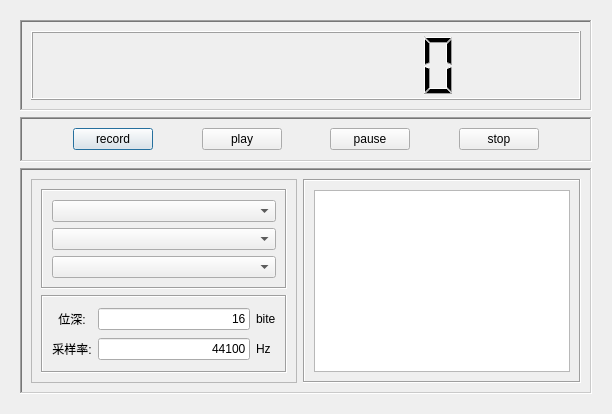
<?xml version="1.0" encoding="UTF-8"?>
<ui version="4.0">
 <class>Dialog</class>
 <widget class="QDialog" name="Dialog">
  <property name="geometry">
   <rect>
    <x>0</x>
    <y>0</y>
    <width>612</width>
    <height>414</height>
   </rect>
  </property>
  <property name="windowTitle">
   <string>Audioplayer</string>
  </property>
  <layout class="QGridLayout" name="gridLayout">
   <item row="0" column="0">
    <widget class="QFrame" name="frame_2">
     <layout class="QGridLayout" name="gridLayout_2" rowstretch="2,1,5" rowminimumheight="0,0,0">
      <item row="1" column="0">
       <widget class="QFrame" name="frame">
        <property name="frameShape">
         <enum>QFrame::WinPanel</enum>
        </property>
        <property name="frameShadow">
         <enum>QFrame::Sunken</enum>
        </property>
        <property name="lineWidth">
         <number>1</number>
        </property>
        <layout class="QHBoxLayout" name="horizontalLayout">
         <item>
          <spacer name="horizontalSpacer_3">
           <property name="orientation">
            <enum>Qt::Horizontal</enum>
           </property>
           <property name="sizeHint" stdset="0">
            <size>
             <width>40</width>
             <height>20</height>
            </size>
           </property>
          </spacer>
         </item>
         <item>
          <widget class="QPushButton" name="recordBtn">
           <property name="styleSheet">
            <string notr="true"/>
           </property>
           <property name="text">
            <string>record</string>
           </property>
          </widget>
         </item>
         <item>
          <spacer name="horizontalSpacer_5">
           <property name="orientation">
            <enum>Qt::Horizontal</enum>
           </property>
           <property name="sizeHint" stdset="0">
            <size>
             <width>40</width>
             <height>20</height>
            </size>
           </property>
          </spacer>
         </item>
         <item>
          <widget class="QPushButton" name="playBtn">
           <property name="text">
            <string>play</string>
           </property>
          </widget>
         </item>
         <item>
          <spacer name="horizontalSpacer">
           <property name="orientation">
            <enum>Qt::Horizontal</enum>
           </property>
           <property name="sizeHint" stdset="0">
            <size>
             <width>40</width>
             <height>20</height>
            </size>
           </property>
          </spacer>
         </item>
         <item>
          <widget class="QPushButton" name="pauseBtn">
           <property name="text">
            <string>pause</string>
           </property>
          </widget>
         </item>
         <item>
          <spacer name="horizontalSpacer_2">
           <property name="orientation">
            <enum>Qt::Horizontal</enum>
           </property>
           <property name="sizeHint" stdset="0">
            <size>
             <width>40</width>
             <height>20</height>
            </size>
           </property>
          </spacer>
         </item>
         <item>
          <widget class="QPushButton" name="stopBtn">
           <property name="text">
            <string>stop</string>
           </property>
          </widget>
         </item>
         <item>
          <spacer name="horizontalSpacer_4">
           <property name="orientation">
            <enum>Qt::Horizontal</enum>
           </property>
           <property name="sizeHint" stdset="0">
            <size>
             <width>40</width>
             <height>20</height>
            </size>
           </property>
          </spacer>
         </item>
        </layout>
       </widget>
      </item>
      <item row="0" column="0">
       <widget class="QFrame" name="frame_3">
        <property name="frameShape">
         <enum>QFrame::WinPanel</enum>
        </property>
        <property name="frameShadow">
         <enum>QFrame::Sunken</enum>
        </property>
        <property name="lineWidth">
         <number>1</number>
        </property>
        <layout class="QHBoxLayout" name="horizontalLayout_2">
         <item>
          <widget class="QLCDNumber" name="timeLCD">
           <property name="smallDecimalPoint">
            <bool>false</bool>
           </property>
           <property name="digitCount">
            <number>9</number>
           </property>
           <property name="mode">
            <enum>QLCDNumber::Dec</enum>
           </property>
           <property name="value" stdset="0">
            <double>0.000000000000000</double>
           </property>
           <property name="intValue" stdset="0">
            <number>0</number>
           </property>
          </widget>
         </item>
        </layout>
       </widget>
      </item>
      <item row="2" column="0">
       <widget class="QFrame" name="frame_4">
        <property name="frameShape">
         <enum>QFrame::WinPanel</enum>
        </property>
        <property name="frameShadow">
         <enum>QFrame::Sunken</enum>
        </property>
        <layout class="QHBoxLayout" name="horizontalLayout_3">
         <item>
          <widget class="QFrame" name="frame_6">
           <property name="frameShape">
            <enum>QFrame::StyledPanel</enum>
           </property>
           <layout class="QGridLayout" name="gridLayout_4">
            <item row="0" column="0">
             <widget class="QFrame" name="frame_7">
              <property name="frameShape">
               <enum>QFrame::Box</enum>
              </property>
              <property name="frameShadow">
               <enum>QFrame::Sunken</enum>
              </property>
              <layout class="QGridLayout" name="gridLayout_6">
               <item row="1" column="0">
                <widget class="QComboBox" name="channelBox"/>
               </item>
               <item row="3" column="0">
                <widget class="QComboBox" name="waveInDeviceBox"/>
               </item>
               <item row="2" column="0">
                <widget class="QComboBox" name="waveOutDeviceBox"/>
               </item>
              </layout>
             </widget>
            </item>
            <item row="1" column="0">
             <widget class="QFrame" name="frame_8">
              <property name="frameShape">
               <enum>QFrame::Box</enum>
              </property>
              <property name="frameShadow">
               <enum>QFrame::Sunken</enum>
              </property>
              <layout class="QGridLayout" name="gridLayout_5">
               <item row="3" column="0">
                <widget class="QLabel" name="sampleRateLable">
                 <property name="text">
                  <string>采样率:</string>
                 </property>
                 <property name="alignment">
                  <set>Qt::AlignCenter</set>
                 </property>
                </widget>
               </item>
               <item row="3" column="1">
                <widget class="QLineEdit" name="sampleRateEdit">
                 <property name="text">
                  <string>44100</string>
                 </property>
                 <property name="alignment">
                  <set>Qt::AlignRight|Qt::AlignTrailing|Qt::AlignVCenter</set>
                 </property>
                 <property name="placeholderText">
                  <string/>
                 </property>
                </widget>
               </item>
               <item row="2" column="0">
                <widget class="QLabel" name="bitDepthLable">
                 <property name="text">
                  <string>位深:</string>
                 </property>
                 <property name="alignment">
                  <set>Qt::AlignCenter</set>
                 </property>
                </widget>
               </item>
               <item row="2" column="1">
                <widget class="QLineEdit" name="bitDepthEdit">
                 <property name="text">
                  <string>16</string>
                 </property>
                 <property name="alignment">
                  <set>Qt::AlignRight|Qt::AlignTrailing|Qt::AlignVCenter</set>
                 </property>
                 <property name="placeholderText">
                  <string/>
                 </property>
                </widget>
               </item>
               <item row="2" column="2">
                <widget class="QLabel" name="bitDepthUnitLable">
                 <property name="text">
                  <string>bite</string>
                 </property>
                 <property name="buddy">
                  <cstring>bitDepthEdit</cstring>
                 </property>
                </widget>
               </item>
               <item row="3" column="2">
                <widget class="QLabel" name="sampleRateUnitLable">
                 <property name="text">
                  <string>Hz</string>
                 </property>
                 <property name="buddy">
                  <cstring>sampleRateEdit</cstring>
                 </property>
                </widget>
               </item>
              </layout>
             </widget>
            </item>
           </layout>
          </widget>
         </item>
         <item>
          <widget class="QFrame" name="frame_5">
           <property name="frameShape">
            <enum>QFrame::Box</enum>
           </property>
           <property name="frameShadow">
            <enum>QFrame::Sunken</enum>
           </property>
           <layout class="QGridLayout" name="gridLayout_3">
            <item row="0" column="0">
             <widget class="QTextBrowser" name="logBrowser"/>
            </item>
           </layout>
          </widget>
         </item>
        </layout>
       </widget>
      </item>
     </layout>
    </widget>
   </item>
  </layout>
 </widget>
 <resources/>
 <connections/>
</ui>
